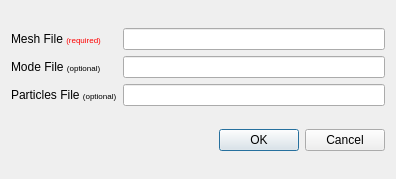
<?xml version="1.0" encoding="UTF-8"?>
<ui version="4.0">
 <class>pqSLACDataLoadManager</class>
 <widget class="QDialog" name="pqSLACDataLoadManager">
  <property name="geometry">
   <rect>
    <x>0</x>
    <y>0</y>
    <width>396</width>
    <height>179</height>
   </rect>
  </property>
  <property name="windowTitle">
   <string>SLAC Data Load Manager</string>
  </property>
  <layout class="QVBoxLayout" name="verticalLayout">
   <item>
    <layout class="QGridLayout" name="gridLayout">
     <item row="0" column="0">
      <widget class="QLabel" name="label">
       <property name="text">
        <string>Mesh File &lt;font size=-2 color=&quot;red&quot;&gt;(required)&lt;/font&gt;</string>
       </property>
      </widget>
     </item>
     <item row="0" column="1">
      <widget class="pqFileChooserWidget" name="meshFile">
       <property name="sizePolicy">
        <sizepolicy hsizetype="Expanding" vsizetype="Fixed">
         <horstretch>1</horstretch>
         <verstretch>0</verstretch>
        </sizepolicy>
       </property>
      </widget>
     </item>
     <item row="1" column="0">
      <widget class="QLabel" name="label_2">
       <property name="text">
        <string>Mode File &lt;font size=-2&gt;(optional)&lt;/font&gt;</string>
       </property>
      </widget>
     </item>
     <item row="1" column="1">
      <widget class="pqFileChooserWidget" name="modeFile">
       <property name="sizePolicy">
        <sizepolicy hsizetype="Expanding" vsizetype="Fixed">
         <horstretch>1</horstretch>
         <verstretch>0</verstretch>
        </sizepolicy>
       </property>
      </widget>
     </item>
     <item row="2" column="0">
      <widget class="QLabel" name="label_3">
       <property name="text">
        <string>Particles File &lt;font size=-2&gt;(optional)&lt;/font&gt;</string>
       </property>
      </widget>
     </item>
     <item row="2" column="1">
      <widget class="pqFileChooserWidget" name="particlesFile">
       <property name="sizePolicy">
        <sizepolicy hsizetype="Expanding" vsizetype="Fixed">
         <horstretch>1</horstretch>
         <verstretch>0</verstretch>
        </sizepolicy>
       </property>
      </widget>
     </item>
    </layout>
   </item>
   <item>
    <widget class="QDialogButtonBox" name="buttonBox">
     <property name="orientation">
      <enum>Qt::Horizontal</enum>
     </property>
     <property name="standardButtons">
      <set>QDialogButtonBox::Cancel|QDialogButtonBox::Ok</set>
     </property>
    </widget>
   </item>
  </layout>
 </widget>
 <customwidgets>
  <customwidget>
   <class>pqFileChooserWidget</class>
   <extends>QLineEdit</extends>
   <header>pqFileChooserWidget.h</header>
  </customwidget>
 </customwidgets>
 <resources/>
 <connections>
  <connection>
   <sender>buttonBox</sender>
   <signal>accepted()</signal>
   <receiver>pqSLACDataLoadManager</receiver>
   <slot>accept()</slot>
   <hints>
    <hint type="sourcelabel">
     <x>248</x>
     <y>254</y>
    </hint>
    <hint type="destinationlabel">
     <x>157</x>
     <y>274</y>
    </hint>
   </hints>
  </connection>
  <connection>
   <sender>buttonBox</sender>
   <signal>rejected()</signal>
   <receiver>pqSLACDataLoadManager</receiver>
   <slot>reject()</slot>
   <hints>
    <hint type="sourcelabel">
     <x>316</x>
     <y>260</y>
    </hint>
    <hint type="destinationlabel">
     <x>286</x>
     <y>274</y>
    </hint>
   </hints>
  </connection>
 </connections>
</ui>
